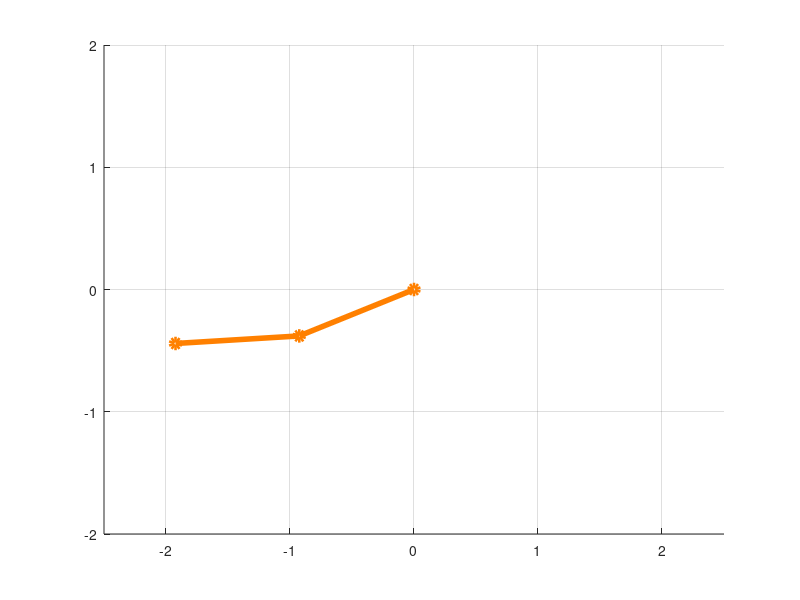

This figure's MATLAB source:
close all
clear

% create figure
figure
axis([-2.5, 2.5, -2, 2])
grid on
hold on

% pick your system parameters
deltaT = 0.01;
m1 = 1;
m2 = 1;
Iz1 = 0.1;
Iz2 = 0.1;
L = 1;
g = 9.81;
tau = [0; 0];

% design your control law
%%% [your controller gains and desired position here]

% initial conditions
theta = [0; 0];
thetadot = [0; 0];
thetadotdot = [0; 0];

% main loop
for idx = 1:500
    
    % plot the robot
    % 1. get the position of each link
    p0 = [0; 0];
    p1 = L*[cos(theta(1)); sin(theta(1))];
    p2 = p1 + L*[cos(theta(1)+theta(2)); sin(theta(1)+theta(2))];
    P = [p0, p1, p2];
    % 2. draw the robot and save the frame
    cla;
    plot(P(1,:), P(2,:), 'o-', 'color',[1, 0.5, 0],'linewidth',4)
    drawnow
    
    % integrate to update velocity and position
    thetadot = thetadot + deltaT * thetadotdot;
    theta = theta + deltaT * thetadot;

    % dynamics
    M = [Iz1 + Iz2 + L^2*m1 + 2*L^2*m2 + 2*L^2*m2*cos(theta(2)),... 
        Iz2 + L^2*m2 + L^2*m2*cos(theta(2));...
        Iz2 + L^2*m2 + L^2*m2*cos(theta(2)), m2*L^2 + Iz2];
    C = [-L^2*m2*thetadot(2)*sin(theta(2)),...
        -L^2*m2*thetadot(1)*sin(theta(2)) - L^2*m2*thetadot(2)*sin(theta(2));
        L^2*m2*thetadot(1)*sin(theta(2)), 0];
    G = [g*m2*(L*cos(theta(1) + theta(2)) + L*cos(theta(1))) + L*g*m1*cos(theta(1));
            L*g*m2*cos(theta(1) + theta(2))];

    % use your control law to calculate tau
    %%% tau = [your control law here]
    tau = 0;

    % update robot acceleration based on controller and dynamics
    thetadotdot = M \ (tau - C*thetadot - G);
    
end
